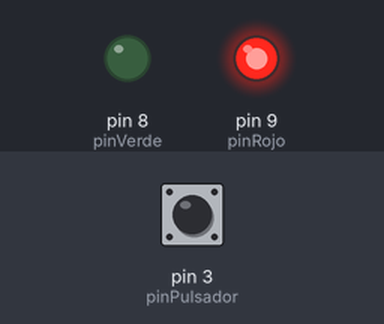
Recording of a sketch running on a simulated Arduino Uno, built with avr-gcc and run on an emulated ATmega328P. Shown: output pins drawn as LEDs (lit = HIGH). The inputs (shaded band) are chosen by the test bench; at power-on: pin 3 (pinPulsador) LOW.

Above: at 1.2 s.
1.3 s: pin 3 (pinPulsador) pulled HIGH for 0.15 s
At 1.7 s:
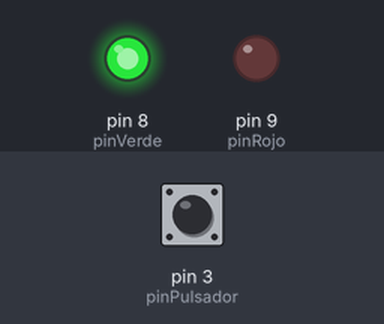
3.3 s: pin 3 (pinPulsador) pulled HIGH for 3.2 s
At 7.5 s:
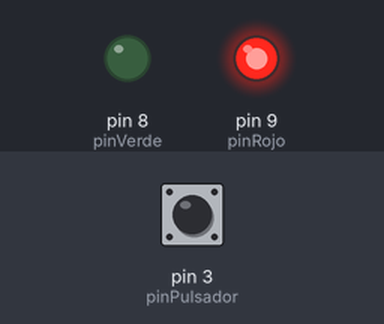
Timing chart, 0 to 9.0 s (numbered marks = the images above; inputs shaded):
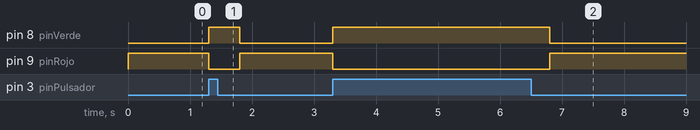

The sketch:

semaforoBOTON.ino
```cpp
int pinPulsador=3;
int pinRojo=9;
int pinVerde=8;

void setup() {

  pinMode(pinPulsador,INPUT);
  pinMode(pinRojo,OUTPUT);
  pinMode(pinVerde,OUTPUT);

}

void loop() {

  int valorPulsador=digitalRead(pinPulsador);

  if (valorPulsador==HIGH)

    {
        digitalWrite(pinVerde,HIGH);
        digitalWrite(pinRojo,LOW);
        delay(500);

    }

  else

    {
        digitalWrite(pinRojo,HIGH);
        digitalWrite(pinVerde,LOW);

    }


}
```

Measured:
- after the input at 1.3 s, pin 8 (pinVerde): LOW → HIGH at once, → LOW 0.50 s later; pin 9 (pinRojo): HIGH → LOW at once, → HIGH 0.50 s later
- after the input at 3.3 s, pin 8 (pinVerde): LOW → HIGH at once, → LOW 3.5 s later; pin 9 (pinRojo): HIGH → LOW at once, → HIGH 3.5 s later
